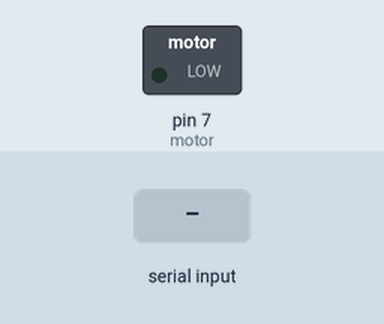
Recording of a sketch running on a simulated Arduino Uno, built with avr-gcc and run on an emulated ATmega328P. On the bench: switched loads named in the sketch (green lamp = pin HIGH). Inputs (shaded band) come from the test bench.

Above: at 1.2 s.
1.3 s: "1" received over Serial
At 2.9 s:
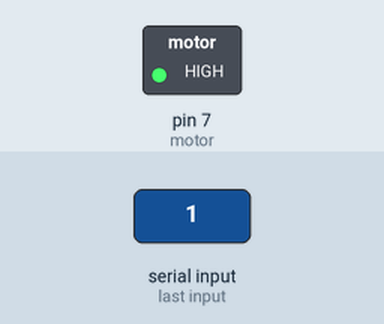
3.8 s: " 0 " received over Serial
At 6.0 s:
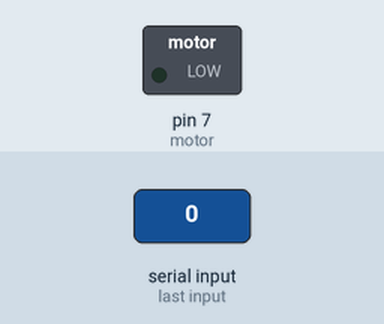
Timing chart, 0 to 7.5 s (numbered marks = the images above; inputs shaded):
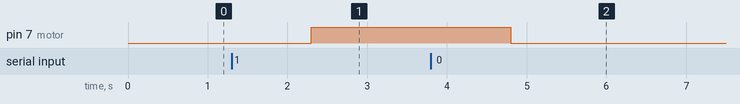

The sketch:

Control_Faja.ino
```cpp
int motor = 7;

void setup() {
  Serial.begin(9600);
  pinMode(motor,OUTPUT);
}

String py;
int Motor = 0;

void loop() {
  if(Serial.available()){
     py = Serial.readString();
     Motor = py.toInt();
     if(py  == " 0 "){
      digitalWrite(motor,LOW);
     }
     if (py == "1"){
      digitalWrite(motor,HIGH);
      }
   }
}
```

Measured:
- after the input at 1.3 s, pin 7 (motor): LOW → HIGH after 1.0 s
- after the input at 3.8 s, pin 7 (motor): HIGH → LOW after 1.0 s
